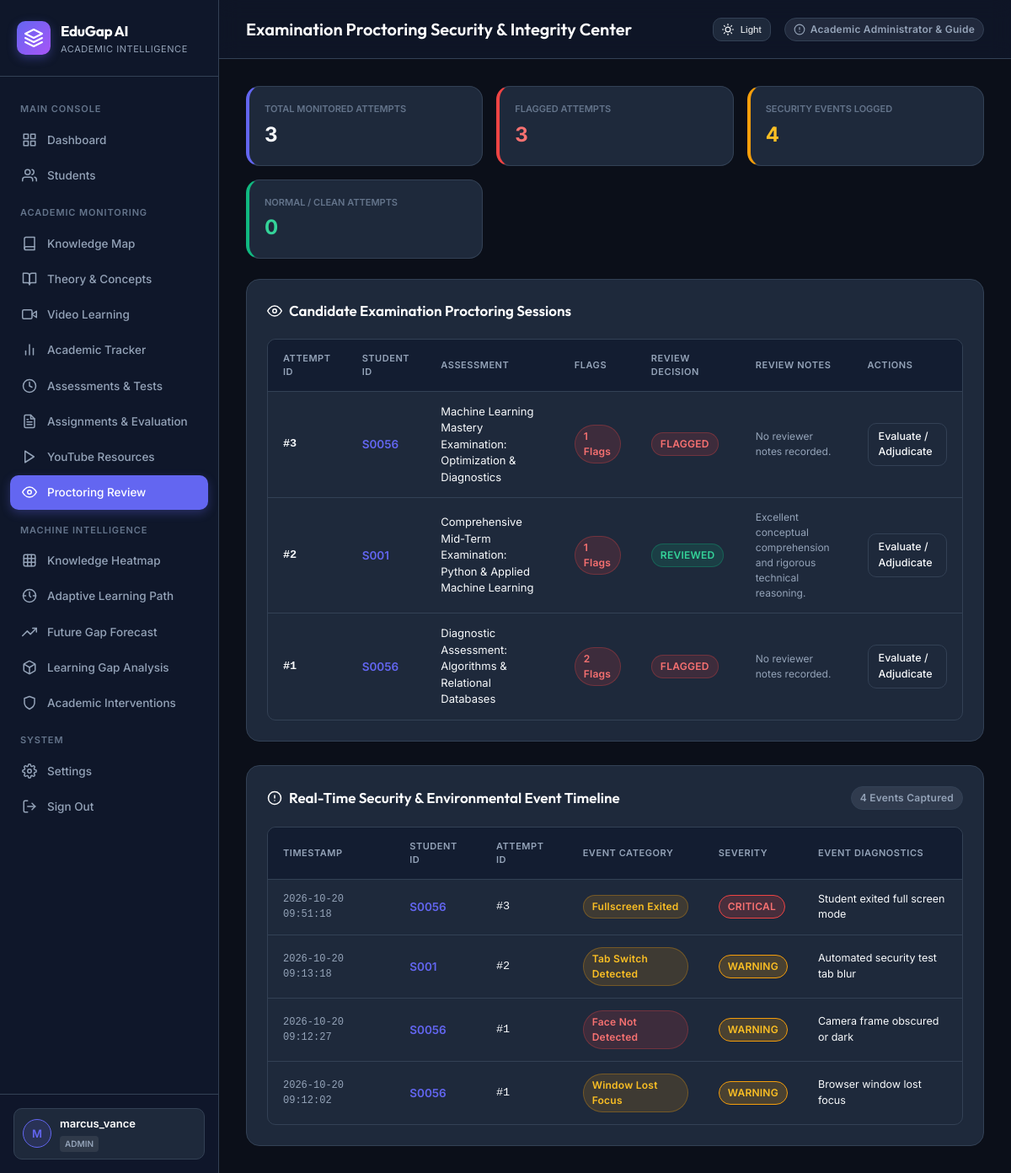
Page /proctoring-review (signed in) on the earlier database version.
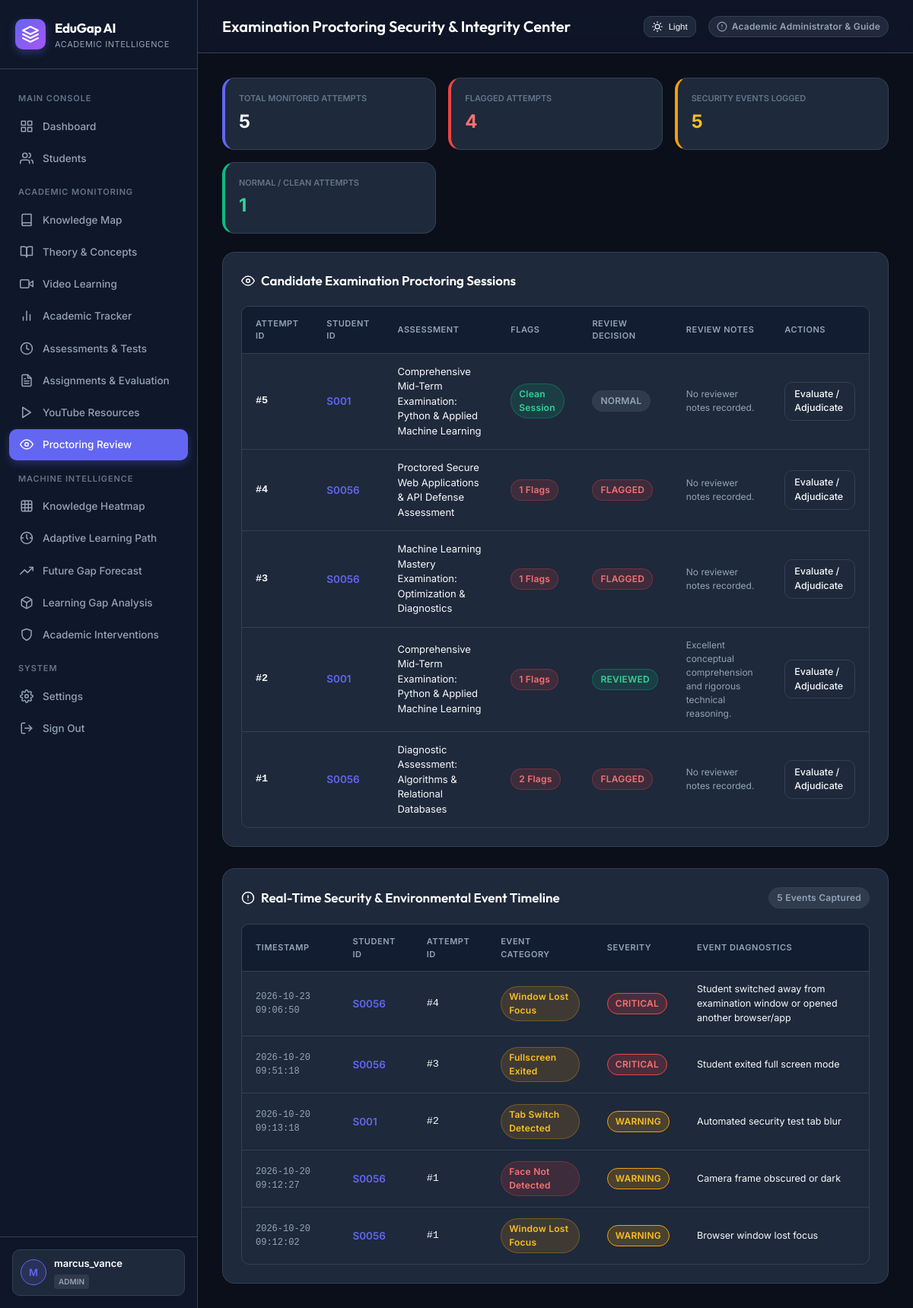
Same page on the later database version.
### tables this page shows
CREATE TABLE assessment_attempts (
        id INTEGER PRIMARY KEY AUTOINCREMENT,
        assessment_id INTEGER NOT NULL,
        student_id TEXT NOT NULL,
        started_at TIMESTAMP DEFAULT CURRENT_TIMESTAMP,
        submitted_at TIMESTAMP,
        time_taken_seconds INTEGER DEFAULT 0,
        score REAL DEFAULT 0.0,
        max_score REAL DEFAULT 100.0,
        percentage REAL DEFAULT 0.0,
        passed INTEGER DEFAULT 0,
        status TEXT DEFAULT 'in_progress', -- 'in_progress', 'submitted', 'evaluated'
        proctoring_flag_count INTEGER DEFAULT 0,
        review_status TEXT DEFAULT 'normal', -- 'normal', 'flagged', 'under_review', 'reviewed'
        review_notes TEXT,
        evaluated_by TEXT,
        evaluated_at TIMESTAMP,
        FOREIGN KEY (assessment_id) REFERENCES assessments(id) ON DELETE CASCADE,
        FOREIGN KEY (student_id) REFERENCES students(student_id)
    );

CREATE TABLE assessments (
        id INTEGER PRIMARY KEY AUTOINCREMENT,
        title TEXT NOT NULL,
        description TEXT,
        subject TEXT NOT NULL,
        topic TEXT NOT NULL,
        duration_minutes INTEGER DEFAULT 30,
        passing_marks REAL DEFAULT 50.0,
        total_marks REAL DEFAULT 100.0,
        negative_marking REAL DEFAULT 0.0,
        attempt_limit INTEGER DEFAULT 1,
        shuffle_questions INTEGER DEFAULT 1,
        shuffle_options INTEGER DEFAULT 1,
        is_proctored INTEGER DEFAULT 1,
        proctoring_strictness TEXT DEFAULT 'Standard',
        assigned_to_student_id TEXT,
        due_date TIMESTAMP,
        is_published INTEGER DEFAULT 1,
        results_published INTEGER DEFAULT 1,
        created_by TEXT DEFAULT 'Admin',
        created_at TIMESTAMP DEFAULT CURRENT_TIMESTAMP
    );

CREATE TABLE proctoring_logs (
        id INTEGER PRIMARY KEY AUTOINCREMENT,
        attempt_id INTEGER NOT NULL,
        student_id TEXT NOT NULL,
        assessment_id INTEGER NOT NULL,
        event_type TEXT NOT NULL, -- 'tab_switch', 'window_blur', 'face_missing', 'multiple_faces', 'fullscreen_exit', 'copy_paste'
        severity TEXT DEFAULT 'warning', -- 'info', 'warning', 'critical'
        details TEXT,
        timestamp TIMESTAMP DEFAULT CURRENT_TIMESTAMP,
        FOREIGN KEY (attempt_id) REFERENCES assessment_attempts(id) ON DELETE CASCADE
    );

### app.py (the view)
@app.route("/proctoring-review")
@login_required
def proctoring_review_page():
    if session.get("role") != "admin":
        flash("Proctoring security review restricted to Academic Administrators.", "error")
        return redirect(url_for("dashboard"))
    connection = get_db_connection()
    attempts = connection.execute("""
        SELECT att.*, a.title as assessment_title, s.name as student_name
        FROM assessment_attempts att
        JOIN assessments a ON a.id = att.assessment_id
        LEFT JOIN students s ON s.student_id = att.student_id
        ORDER BY att.id DESC
    """).fetchall()
    proctoring_logs = connection.execute("""
        SELECT l.*, a.title as assessment_title
        FROM proctoring_logs l
        JOIN assessments a ON a.id = l.assessment_id
        ORDER BY l.id DESC LIMIT 100
    """).fetchall()
    total_attempts = len(attempts)
    flagged_attempts = sum(1 for a in attempts if a["proctoring_flag_count"] > 0)
    clean_attempts = total_attempts - flagged_attempts
    connection.close()
    return render_template(
        "proctoring_review.html",
        attempts=attempts,
        proctoring_logs=proctoring_logs,
        total_attempts=total_attempts,
        flagged_attempts=flagged_attempts,
        clean_attempts=clean_attempts
    )

### app.py (called while the page is built)
def get_db_connection():
    connection = sqlite3.connect(DATABASE)
    connection.row_factory = sqlite3.Row
    return connection

def login_required(f):
    @wraps(f)
    def decorated_function(*args, **kwargs):
        if "user_id" not in session:
            flash("Please authenticate to access the academic platform.", "info")
            return redirect(url_for("login"))
        return f(*args, **kwargs)
    return decorated_function

### templates/proctoring_review.html (shortened to what the changed rows need)
{% extends "base.html" %}
{% block header_title %}Examination Proctoring Security & Integrity Center{% endblock %}
{% block content %}
<div class="proctor-stats-grid">
    <div class="card" style="padding: 18px; border-left: 4px solid var(--primary);">
        <div style="font-size: 11px; text-transform: uppercase; color: var(--text-muted); font-weight: 600;">Total Monitored Attempts</div>
        <div style="font-size: 24px; font-weight: 700; color: var(--text-primary); margin-top: 4px;">{{ total_attempts }}</div>
    </div>
    <div class="card" style="padding: 18px; border-left: 4px solid var(--danger);">
        <div style="font-size: 11px; text-transform: uppercase; color: var(--text-muted); font-weight: 600;">Flagged Attempts</div>
        <div style="font-size: 24px; font-weight: 700; color: #f87171; margin-top: 4px;">{{ flagged_attempts }}</div>
    </div>
    <div class="card" style="padding: 18px; border-left: 4px solid var(--warning);">
        <div style="font-size: 11px; text-transform: uppercase; color: var(--text-muted); font-weight: 600;">Security Events Logged</div>
        <div style="font-size: 24px; font-weight: 700; color: #fbbf24; margin-top: 4px;">{{ proctoring_logs|length }}</div>
    </div>
    <div class="card" style="padding: 18px; border-left: 4px solid var(--success);">
        <div style="font-size: 11px; text-transform: uppercase; color: var(--text-muted); font-weight: 600;">Normal / Clean Attempts</div>
        <div style="font-size: 24px; font-weight: 700; color: #34d399; margin-top: 4px;">{{ clean_attempts }}</div>
    </div>
</div>
<div class="card" style="margin-bottom: 28px;">
    <div class="table-container">
        <table>
            <thead>
                <tr>
                    <th>Attempt ID</th>
                    <th>Student ID</th>
                    <th>Assessment</th>
                    <th>Flags</th>
                    <th>Review Decision</th>
                    <th>Review Notes</th>
                    <th>Actions</th>
                </tr>
            </thead>
            <tbody>
                {% for att in attempts %}
                <tr>
                    <td style="font-family: monospace; font-weight: 600;">#{{ att['id'] }}</td>
                    <td style="font-weight: 600; color: var(--primary);">{{ att['student_id'] }}</td>
                    <td style="font-size: 13px;">{{ att['assessment_title'] }}</td>
                    <td>
                        {% if att['proctoring_flag_count'] > 0 %}
                            <span class="badge badge-high">{{ att['proctoring_flag_count'] }} Flags</span>
                        {% else %}
                            <span class="badge badge-low">Clean Session</span>
                        {% endif %}
                    </td>
                    <td>
                        <span class="badge {% if att['review_status'] == 'reviewed' %}badge-low{% elif att['review_status'] == 'flagged' %}badge-high{% elif att['review_status'] == 'under_review' %}badge-medium{% else %}badge-neutral{% endif %}">
                            {{ att['review_status']|upper }}
                        </span>
                    </td>
                    <td style="font-size: 12px; color: var(--text-secondary); max-width: 250px;">
                        {{ att['review_notes'] if att['review_notes'] else 'No reviewer notes recorded.' }}
                    </td>
                    <td>
                        <a href="{{ url_for('evaluate_attempt_view', attempt_id=att['id']) }}" class="btn btn-secondary btn-sm">
                            <span>Evaluate / Adjudicate</span>
                        </a>
                    </td>
                </tr>
                {% else %}
                <tr>
                    <td colspan="7" style="text-align: center; color: var(--text-secondary); padding: 24px;">
                        No examination attempts recorded yet.
                    </td>
                </tr>
                {% endfor %}
            </tbody>
        </table>
    </div>
</div>
<div class="card">
    <div class="card-header">
        <h3>
            <svg class="icon" viewBox="0 0 24 24"><circle cx="12" cy="12" r="10"/><line x1="12" y1="8" x2="12" y2="12"/><line x1="12" y1="16" x2="12.01" y2="16"/></svg>
            <span>Real-Time Security & Environmental Event Timeline</span>
        </h3>
        <span class="badge badge-neutral">{{ proctoring_logs|length }} Events Captured</span>
    </div>
    <div class="table-container">
        <table>
            <thead>
                <tr>
                    <th>Timestamp</th>
                    <th>Student ID</th>
                    <th>Attempt ID</th>
                    <th>Event Category</th>
                    <th>Severity</th>
                    <th>Event Diagnostics</th>
                </tr>
            </thead>
            <tbody>
                {% for log in proctoring_logs %}
                <tr>
                    <td style="font-size: 12px; color: var(--text-secondary); font-family: monospace;">{{ log['timestamp'] }}</td>
                    <td style="font-weight: 600; color: var(--primary);">{{ log['student_id'] }}</td>
                    <td style="font-family: monospace;">#{{ log['attempt_id'] }}</td>
                    <td>
                        {% if log['event_type'] == 'tab_switch' %}
                            <span class="badge badge-medium">Tab Switch Detected</span>
                        {% elif log['event_type'] == 'window_blur' %}
                            <span class="badge badge-medium">Window Lost Focus</span>
                        {% elif log['event_type'] == 'face_missing' %}
                            <span class="badge badge-high">Face Not Detected</span>
                        {% elif log['event_type'] == 'multiple_faces' %}
                            <span class="badge badge-high">Multiple Faces Detected</span>
                        {% elif log['event_type'] == 'fullscreen_exit' %}
                            <span class="badge badge-medium">Fullscreen Exited</span>
                        {% elif log['event_type'] == 'copy_paste' %}
                            <span class="badge badge-high">Copy/Paste Attempt</span>
                        {% else %}
                            <span class="badge badge-neutral">{{ log['event_type'] }}</span>
                        {% endif %}
                    </td>
                    <td>
                        <span class="badge severity-badge-{{ log['severity'] }}">{{ log['severity']|upper }}</span>
                    </td>
                    <td style="font-size: 12.5px; color: var(--text-primary);">
                        {{ log['details'] }}
                    </td>
                </tr>
                {% else %}
                <tr>
                    <td colspan="6" style="text-align: center; color: var(--text-secondary); padding: 24px;">
                        No security flags or integrity events recorded across active sessions.
                    </td>
                </tr>
                {% endfor %}
            </tbody>
        </table>
    </div>
</div>
{% endblock %}

Differences in the rows shown:
added assessment_attempts: id "5", student_id "S001", assessment_title "Comprehensive Mid-Term Examination: Python & Applied Machine Learning", proctoring_flag_count "Clean Session", review_status "NORMAL", att "No reviewer notes recorded."
added assessment_attempts: id "4", student_id "S0056", assessment_title "Proctored Secure Web Applications & API Defense Assessment", proctoring_flag_count "1", review_status "FLAGGED", att "No reviewer notes recorded."
added proctoring_logs: timestamp "2026-10-23 09:06:50", student_id "S0056", attempt_id "4", event_type "Window Lost Focus", severity "CRITICAL", details "Student switched away from examination window or opened another browser/app"
Other differences:
{{ total_attempts }}: "3" → "5"
{{ flagged_attempts }}: "3" → "4"
{{ proctoring_logs|length }}: "4" → "5"
{{ clean_attempts }}: "0" → "1"
